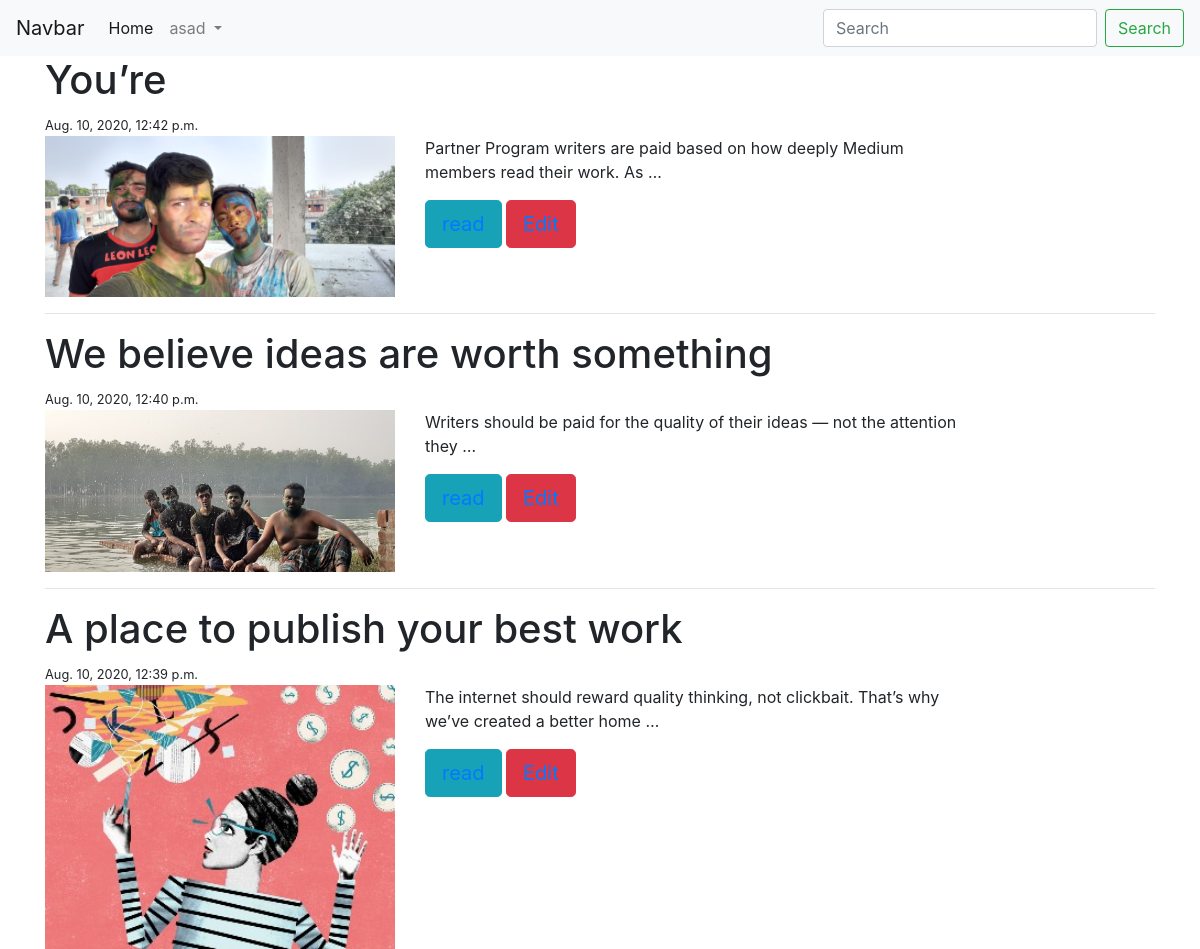
The app's page /blog/my-blog/ (signed in) with its own data.
### App_Blog/models.py (models this page shows, shortened)
class Blog(models.Model):
    author=models.ForeignKey(User,related_name='post_author',on_delete=models.CASCADE)
    blog_title=models.CharField(max_length=264,verbose_name='put a title ')
    slug= models.SlugField(max_length=264,unique=True)
    blog_contant=models.TextField(verbose_name='What is your own mind ')
    blog_images=models.ImageField(upload_to='blog_images',verbose_name='Image')
    pub_date=models.DateTimeField(auto_now_add=True)
    update_date=models.DateTimeField(auto_now=True)
    class Meta:
        ordering=['-pub_date']

### App_Blog/views.py (the view)
# urls.py: path('my-blog/',views.MyBlog_list.as_view(),name='my_blog'),
class MyBlog_list(LoginRequiredMixin,ListView):
    model = Blog
    template_name = 'App_Blog/my_block.html'

### templates/App_Blog/my_block.html (shortened to what this page needs)
{% extends 'base.html' %}
{% block body %}
<div class="container">
    {% for x in user.post_author.all %}
        <h1>{{ x.blog_title }}</h1>
        <small>{{ x.pub_date }}</small>
        <div class="row">
            <div class="col-md-4">
                <img src="/media/{{x.blog_images}}" alt="" width="100%">
            </div>
            <div class="col-md-6">
                <p>{{x.blog_contant|truncatewords:15}}</p>
                <button class="btn btn-info btn-lg"><a href="{% url 'Blog:detail_blog' x.slug %}">read</a></button>
                <button class="btn btn-danger btn-lg"><a href="{% url 'Blog:edit_blog' x.pk %}">Edit</a></button>
            </div>
        </div>
    {% if not forloop.last %}
    <hr>
    {% endif %}
    {% endfor %}
 </div>
{% endblock %}

### templates/base.html (shortened to what this page needs)
<!doctype html>
<html lang="en">
  <head>
    <link rel="stylesheet" href="https://maxcdn.bootstrapcdn.com/bootstrap/4.0.0/css/bootstrap.min.css">
    <link rel="stylesheet" href="https://cdnjs.cloudflare.com/ajax/libs/font-awesome/4.7.0/css/font-awesome.min.css">
  </head>
  <body>
  <nav class="navbar navbar-expand-lg navbar-light bg-light">
  <a class="navbar-brand" href="#">Navbar</a>
  <div class="collapse navbar-collapse" id="navbarSupportedContent">
    <ul class="navbar-nav mr-auto">
      <li class="nav-item active">
        <a class="nav-link" href="{% url 'index' %}">Home</a>
      </li>
      {% if user.is_authenticated %}
      <li class="nav-item dropdown">
        <a class="nav-link dropdown-toggle" href="#" id="navbarDropdown" role="button" data-toggle="dropdown" aria-haspopup="true" aria-expanded="false">
          {{ request.user }}
        </a>
      </li>
      {% endif %}
    </ul>
    <form class="form-inline my-2 my-lg-0">
      <input class="form-control mr-sm-2" type="search" placeholder="Search" aria-label="Search">
      <button class="btn btn-outline-success my-2 my-sm-0" type="submit">Search</button>
    </form>
  </div>
</nav>
{% block body %}
{% endblock %}
  </body>
</html>

### records on screen
Blog: blog_title "You’re", pub_date "Aug. 10, 2020, 12:42 p.m.", blog_images (picture), blog_contant "Partner Program writers are paid based on how deeply Medium members read their work. As …"
Blog: blog_title "We believe ideas are worth something", pub_date "Aug. 10, 2020, 12:40 p.m.", blog_images (picture), blog_contant "Writers should be paid for the quality of their ideas — not the attention they …"
Blog: blog_title "A place to publish your best work", pub_date "Aug. 10, 2020, 12:39 p.m.", blog_images (picture), blog_contant "The internet should reward quality thinking, not clickbait. That’s why we’ve created a better home …"

### other values on screen
{{ request.user }} "asad"
